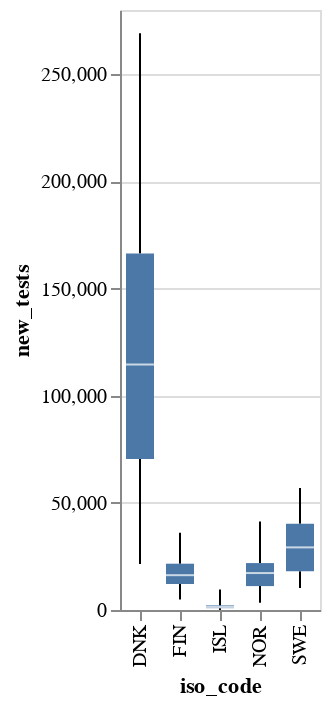

This figure's notebook cell:
### Markdown cell above
In my opinion in this case outliers can be very signifanct and show me how some variables reached an extreme. To find the outliers I use the box plot method to see any extreme values.

### Code cell
bptest = alt.Chart(covid).mark_boxplot(extent='min-max').encode(
    x='iso_code:O',
    y='new_tests:Q'
)
bptest

### Figure 1 — Vega-Lite specification as saved in the notebook (floating-point values rounded to 4 significant figures; data arrays with more than 128 entries replaced by an {"elided": "..."} marker saying what was removed)
{"config": {"view": {"continuousWidth": 400, "continuousHeight": 300}}, "data": {"name": "data-28593694ebf321b29b5a95a9ebeab0fb"}, "mark": {"type": "boxplot", "extent": "min-max"}, "encoding": {"x": {"field": "iso_code", "type": "ordinal"}, "y": {"field": "new_tests", "type": "quantitative"}}, "$schema": "https://vega.github.io/schema/vega-lite/v4.17.0.json", "datasets": {"data-28593694ebf321b29b5a95a9ebeab0fb": {"elided": "2555 records"}}}
